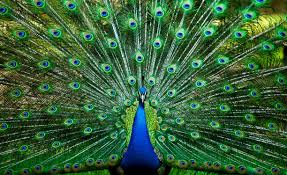
#> input picture Week_4_Image_Thresh_and_Equalization_Histogram/tavus.jpg, 287 x 175 px
$ jupyter execute Image_Threshold_with_different_techniques.ipynb
#> lines starting #> are read from the running program, lines starting #| are printed output that depends on the picture
[cell 1]
import cv2
import numpy as np
import matplotlib.pyplot as plt

[cell 2]
my_rgb_img = cv2.imread("./tavus.jpg",1)
#> my_rgb_img is the input picture: shape (175, 287, 3); mean B, G, R 57.6, 97.1, 55.8
my_gray_img = cv2.cvtColor(my_rgb_img, cv2.COLOR_BGR2GRAY)
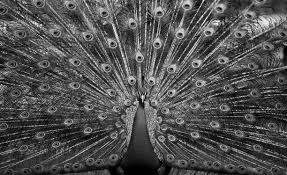
#> my_gray_img: shape (175, 287); min 0, max 250, mean 80.2

[cell 3]
_, my_thresh_binary = cv2.threshold(my_gray_img, thresh = 128, maxval = 255, type = cv2.THRESH_BINARY)
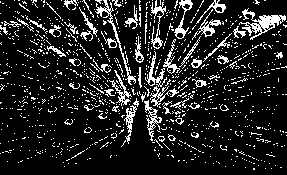
#> my_thresh_binary: shape (175, 287); 14.1% white in thin lines or dots

[cell 4]
cv2.imshow("RGB", my_rgb_img)
cv2.waitKey(0)
cv2.destroyAllWindows()

[cell 5]
cv2.imshow("GRAY", my_gray_img)
cv2.waitKey(0)
cv2.destroyAllWindows()

[cell 6]
cv2.imshow("thresh", my_thresh_binary)
cv2.waitKey(0)
cv2.destroyAllWindows()

[cell 7]
fig = plt.figure(figsize = (10, 7))
rows = 1
columns = 2

fig.add_subplot(rows, columns, 1)
plt.imshow(my_gray_img, cmap = "gray")
plt.axis('off')
plt.title("Original Image")

fig.add_subplot(rows, columns, 2)
plt.imshow(my_thresh_binary, cmap = "gray")
plt.axis('off')
plt.title("BINARY THRESHOLDİNG IMAGE")
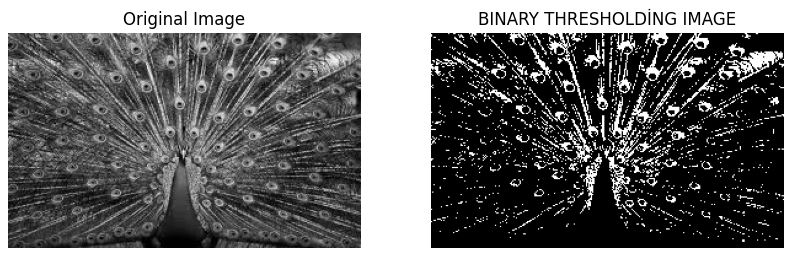
#> figure drawn by matplotlib, 2 panels

[cell 8]
my_gray_img

[cell 9]
_, my_thresh_binary_inv = cv2.threshold(my_gray_img, thresh = 128, maxval = 255, type = cv2.THRESH_BINARY_INV)
#> my_thresh_binary_inv: shape (175, 287); 85.9% white; black in thin lines or dots

[cell 10]
fig = plt.figure(figsize = (10, 7))
rows = 1
columns = 3

fig.add_subplot(rows, columns, 1)
plt.imshow(my_gray_img, cmap = "gray")
plt.axis('off')
plt.title("Original Image")

fig.add_subplot(rows, columns, 2)
plt.imshow(my_thresh_binary, cmap = "gray")
plt.axis('off')
plt.title("BINARY THRESHOLDİNG IMAGE")

fig.add_subplot(rows, columns, 3)
plt.imshow(my_thresh_binary_inv, cmap = "gray")
plt.axis('off')
plt.title("BINARY INV THRESHOLDİNG IMAGE")
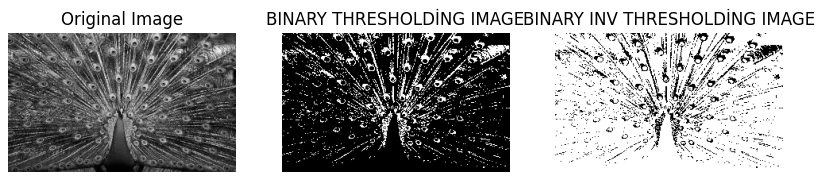
#> figure drawn by matplotlib, 3 panels

[cell 11]
_, my_thresh_trunc = cv2.threshold(my_gray_img, thresh = 128, maxval = 255, type = cv2.THRESH_TRUNC)
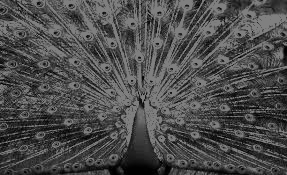
#> my_thresh_trunc: shape (175, 287); min 0, max 128, mean 76.1

[cell 12]
fig = plt.figure(figsize = (10, 7))
rows = 2
columns = 2

fig.add_subplot(rows, columns, 1)
plt.imshow(my_gray_img, cmap = "gray")
plt.axis('off')
plt.title("Original Image")

fig.add_subplot(rows, columns, 2)
plt.imshow(my_thresh_binary, cmap = "gray")
plt.axis('off')
plt.title("BINARY THRESHOLDİNG IMAGE")

fig.add_subplot(rows, columns, 3)
plt.imshow(my_thresh_binary_inv, cmap = "gray")
plt.axis('off')
plt.title("BINARY INV THRESHOLDİNG IMAGE")

fig.add_subplot(rows, columns, 4)
plt.imshow(my_thresh_trunc, cmap = "gray")
plt.axis('off')
plt.title("TRUNC THRESHOLDİNG IMAGE")

[cell 13]
_, my_thresh_tozero = cv2.threshold(my_gray_img, thresh = 128, maxval = 255, type = cv2.THRESH_TOZERO)
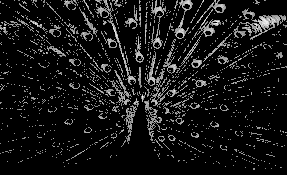
#> my_thresh_tozero: shape (175, 287); min 0, max 250, mean 22.2

[cell 14]
fig = plt.figure(figsize = (10, 7))
rows = 2
columns = 3

fig.add_subplot(rows, columns, 1)
plt.imshow(my_gray_img, cmap = "gray")
plt.axis('off')
plt.title("Original Image")

fig.add_subplot(rows, columns, 2)
plt.imshow(my_thresh_binary, cmap = "gray")
plt.axis('off')
plt.title("BINARY THRESHOLDİNG IMAGE")

fig.add_subplot(rows, columns, 3)
plt.imshow(my_thresh_binary_inv, cmap = "gray")
plt.axis('off')
plt.title("BINARY INV THRESHOLDİNG IMAGE")

fig.add_subplot(rows, columns, 4)
plt.imshow(my_thresh_trunc, cmap = "gray")
plt.axis('off')
plt.title("TRUNC THRESHOLDİNG IMAGE")

fig.add_subplot(rows, columns, 5)
plt.imshow(my_thresh_tozero, cmap = "gray")
plt.axis('off')
plt.title("Tozero THRESHOLDİNG IMAGE")

[cell 15]
_, my_thresh_tozero_inv = cv2.threshold(my_gray_img, thresh = 128, maxval = 255, type = cv2.THRESH_TOZERO_INV)
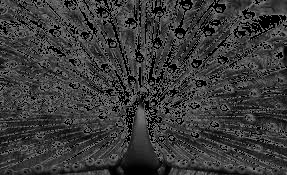
#> my_thresh_tozero_inv: shape (175, 287); min 0, max 128, mean 58.1

[cell 16]
fig = plt.figure(figsize = (10, 7))
rows = 3
columns = 2

fig.add_subplot(rows, columns, 1)
plt.imshow(my_gray_img, cmap = "gray")
plt.axis('off')
plt.title("Original Image")

fig.add_subplot(rows, columns, 2)
plt.imshow(my_thresh_binary, cmap = "gray")
plt.axis('off')
plt.title("BINARY THRESHOLDİNG IMAGE")

fig.add_subplot(rows, columns, 3)
plt.imshow(my_thresh_binary_inv, cmap = "gray")
plt.axis('off')
plt.title("BINARY INV THRESHOLDİNG IMAGE")

fig.add_subplot(rows, columns, 4)
plt.imshow(my_thresh_trunc, cmap = "gray")
plt.axis('off')
plt.title("TRUNC THRESHOLDİNG IMAGE")

fig.add_subplot(rows, columns, 5)
plt.imshow(my_thresh_tozero, cmap = "gray")
plt.axis('off')
plt.title("TOZERO THRESHOLDİNG IMAGE")

fig.add_subplot(rows, columns, 6)
plt.imshow(my_thresh_tozero_inv, cmap = "gray")
plt.axis('off')
plt.title("TOZERO INV THRESHOLDİNG IMAGE")

[cell 17]
fig = plt.figure(figsize = (10, 7))
rows = 3
columns = 2

fig.add_subplot(rows, columns, 1)
plt.imshow(my_gray_img, cmap = "gray")
plt.axis('off')
plt.title("Original Image")

fig.add_subplot(rows, columns, 2)
plt.imshow(my_thresh_binary, cmap = "gray")
plt.axis('off')
plt.title("BINARY THRESHOLDİNG IMAGE")

fig.add_subplot(rows, columns, 3)
plt.imshow(my_thresh_binary_inv, cmap = "gray")
plt.axis('off')
plt.title("BINARY INV THRESHOLDİNG IMAGE")

fig.add_subplot(rows, columns, 4)
plt.imshow(my_thresh_trunc, cmap = "gray")
plt.axis('off')
plt.title("TRUNC THRESHOLDİNG IMAGE")

fig.add_subplot(rows, columns, 5)
plt.imshow(my_thresh_tozero, cmap = "gray")
plt.axis('off')
plt.title("TOZERO THRESHOLDİNG IMAGE")

fig.add_subplot(rows, columns, 6)
plt.imshow(my_thresh_tozero_inv, cmap = "gray")
plt.axis('off')
plt.title("TOZERO INV THRESHOLDİNG IMAGE")

plt.tight_layout()
plt.savefig("./my_all_threshold_techniques.png", dpi = 300)
plt.show()
